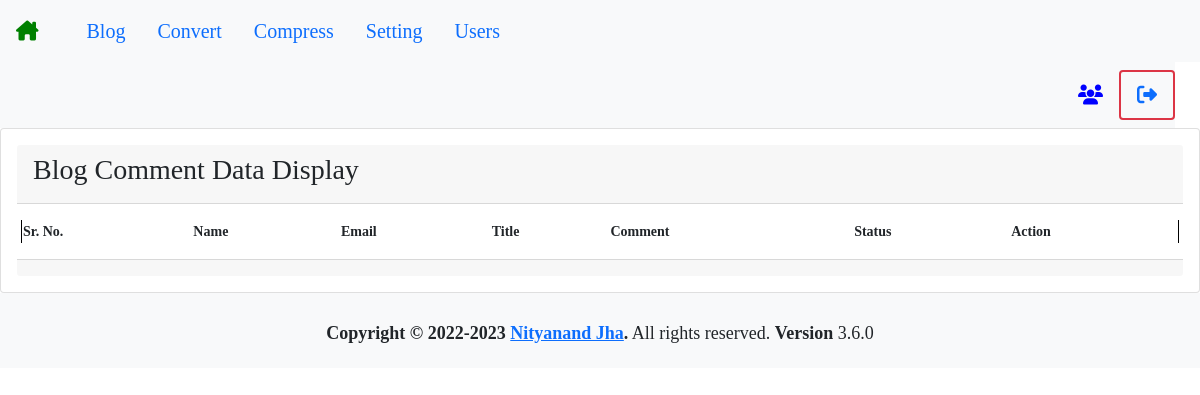
/admin/index.php (signed in), run on an earlier commit of the app's database.
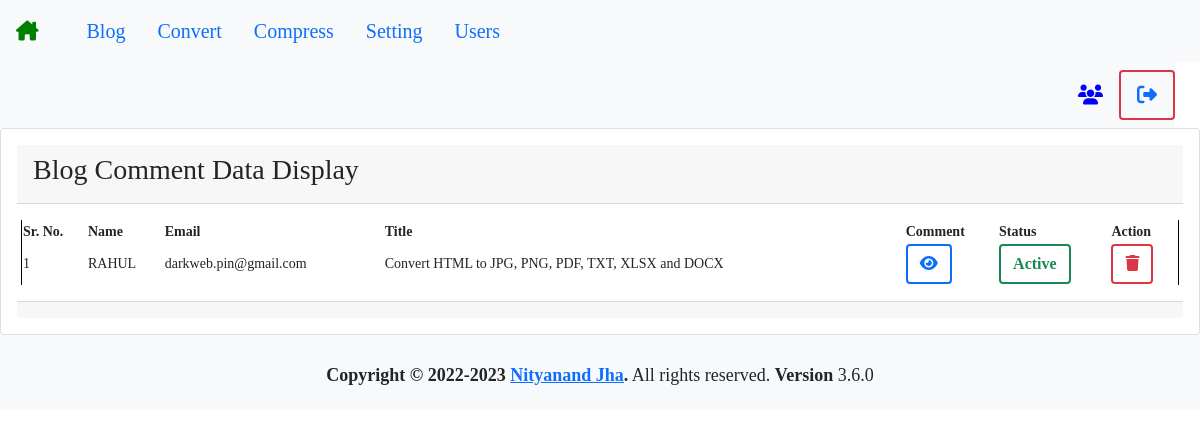
And on a later commit of the database.
### tables this page shows
CREATE TABLE IF NOT EXISTS `blog_comment` (
  `id` int(11) NOT NULL AUTO_INCREMENT,
  `blog_id` int(11) NOT NULL,
  `name` text NOT NULL,
  `email` text NOT NULL,
  `comment` text NOT NULL,
  `ip_address` text NOT NULL,
  `status` int(11) NOT NULL DEFAULT '0',
  `created_at` timestamp NOT NULL DEFAULT CURRENT_TIMESTAMP,
  `updated_at` timestamp NOT NULL DEFAULT CURRENT_TIMESTAMP ON UPDATE CURRENT_TIMESTAMP,
  PRIMARY KEY (`id`)
);

CREATE TABLE IF NOT EXISTS `blog` (
  `id` int(11) NOT NULL AUTO_INCREMENT,
  `created_by` int(11) NOT NULL,
  `title` text NOT NULL,
  `image` text NOT NULL,
  `content` longtext NOT NULL,
  `author` text NOT NULL,
  `quote` text NOT NULL,
  `category` text NOT NULL,
  `status` int(11) NOT NULL DEFAULT '1',
  `meta_title` text NOT NULL,
  `meta_author` text NOT NULL,
  `meta_description` longtext NOT NULL,
  `key_words` text NOT NULL,
  `url` text NOT NULL,
  `created_at` timestamp NOT NULL DEFAULT CURRENT_TIMESTAMP,
  `updated_at` timestamp NOT NULL DEFAULT CURRENT_TIMESTAMP ON UPDATE CURRENT_TIMESTAMP,
  PRIMARY KEY (`id`)
);

### admin/layouts/function.php (called while the page is built, shortened)
<?php
	function select_all_by_query($query, $conn)
	{
		$res =  $conn->query($query);
		$data = [];
		foreach($res as $rec){
			$data[] = $rec;
		}
		return $data;
	}
?>

### admin/index.php (the view, shortened to what this page needs)
<?php
    require_once('layouts/config.php');
    require_once('layouts/function.php');
    require_once('layouts/header.php');
    $query = 'SELECT blog_comment.*, blog.title FROM `blog_comment` JOIN blog ON blog_comment.blog_id = blog.id  ORDER BY blog_comment.status ASC';
    $all_data = select_all_by_query($query, $conn);
?>
<div class="card card-body rounded bg-white">
    <div class="card-header">
        <h3>Blog Comment Data Display</h3>
    </div>
    <div class="card-body">
        <div class="row">
            <table>
                <thead>
                    <th>Sr. No.</th>
                    <th>Name</th>
                    <th>Email</th>
                    <th>Title</th>
                    <th>Comment</th>
                    <th>Status</th>
                    <th>Action</th>
                </thead>
                <tbody>
                    <?php foreach($all_data as $key => $val){ ?>
                        <tr>
                            <td><?= ($key + 1); ?></td>
                            <td><?= $val['name']; ?></td>
                            <td><?= $val['email']; ?></td>
                            <td><?= $val['title']; ?></td>
                            <td>
                                <button onClick="open_model('<?= $val['comment']; ?>')" class="btn btn-ft border-2 rounded-5 btn-outline-primary"><b> <i class="fas fa-eye"></i> </b></button>
                            </td>
                            <td>
                                <form action="<?= $_SERVER['PHP_SELF']; ?>" method="post">
                                    <?= ($val['status'] == '0') ? '<button type="submit" name="status_submit" class="btn btn-ft border-2 rounded-5 btn-outline-warning"><b> InActive </b></button>' : '<button type="submit" name="status_submit" class="btn btn-ft border-2 rounded-5 btn-outline-success"><b> Active </b></button>' ?>
                                </form>
                            </td>
                            <td>
                                <button onClick="deletes('<?= $val['id']; ?>')" class="btn btn-ft border-2 rounded-5 btn-outline-danger"><b> <i class="fas fa-trash"></i> </b></button>
                            </td>
                        </tr>
                    <?php } ?>
                </tbody>
            </table>
        </div>
    </div>
    <div class="card-footer">
    </div>
</div>
<?php
    require_once('layouts/footer.php');
?>

What changed in the data, as far as the page shows it:
added blog_comment: name "RAHUL", email "darkweb.pin@gmail.com", blog.title "Convert HTML to JPG, PNG, PDF, TXT, XLSX and DOCX", status "Active"
